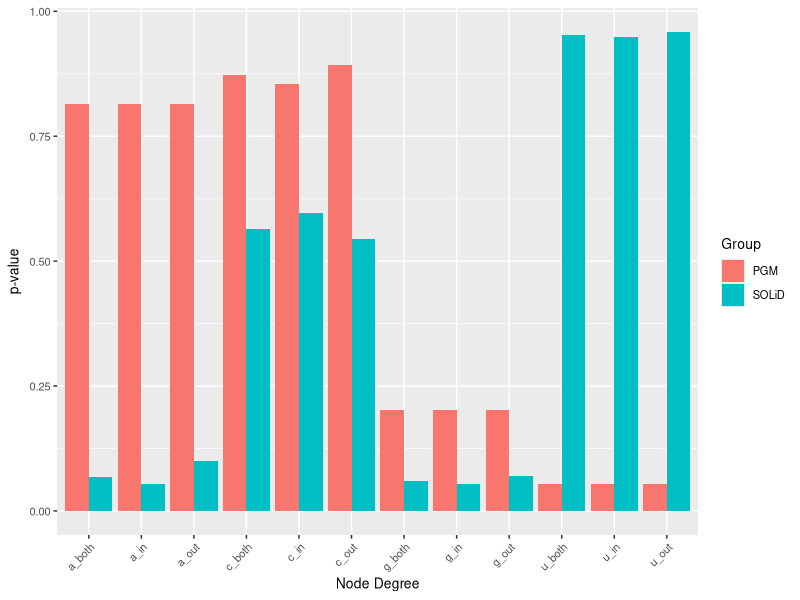

The R source for this figure:
require(ggplot2)
require(scales)

setwd("~/git/mirna-expression-profiles")

data <- read.table('input/p_values.csv', sep=',', header=T)

data$line = 0.5

p <- 
  ggplot(data) + 
  geom_bar(aes(x=class, y=p.adjust(ztest_two.sided, 'BH'), fill=group), 
           stat="identity", position=position_dodge()) + 
  #geom_hline(yintercept=1.3) +
  #scale_y_continuous(labels=percent) +
  theme(axis.text.x = element_text(angle = 45, hjust = 1), 
        text = element_text(size=10)) +
  xlab('Node Degree') + ylab(expression(paste('p-value'))) +
  scale_fill_discrete(name='Group')

p
